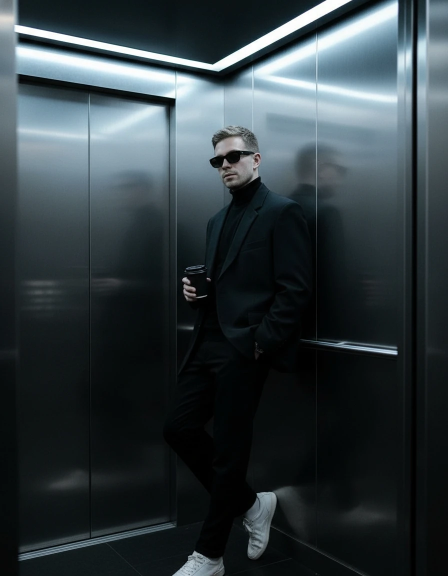
#> input picture apps/web/src/assets/home_page/elevator-flying.webp, 896 x 1152 px (shown at 1/2 size)
$ python -i resize_handler.py   (imports and definitions only)
#> lines starting #> are read from the running program, lines starting #| are printed output that depends on the picture
import os
import io
import json
import logging
import logging.config
from PIL import Image
from google.cloud import storage
from urllib.parse import urlparse
from google.cloud import tasks_v2
from google.protobuf import duration_pb2
from google.cloud.tasks_v2.types import HttpMethod

GCP_STORAGE_BUCKET_NAME = os.getenv("GCP_STORAGE_BUCKET_NAME")
GCP_PROJECT_ID = os.getenv("GCP_PROJECT_ID")
GCP_TASKS_LOCATION = os.getenv("GCP_TASKS_LOCATION")
GCP_TASKS_GENERATION_EVENTS_QUEUE_ID = os.getenv("GCP_TASKS_GENERATION_EVENTS_QUEUE_ID")
GENERATIONS_WORKER_URL = os.getenv("GENERATIONS_WORKER_URL")

LOGGING = {
    "version": 1,
    "disable_existing_loggers": False,
    "formatters": {
        "google_json_formatter": {
            "()": "pythonjsonlogger.jsonlogger.JsonFormatter",
            "format": "%(message)s",
        }
    },
    "handlers": {
        "google_cloud_handler": {
            "class": "google.cloud.logging.handlers.StructuredLogHandler",
            "formatter": "google_json_formatter"
        },
    },
    "root": {
        "handlers": ["google_cloud_handler"],
        "level": "INFO",
    }
}

# [1 line not run here, left out]
# [1 line that did not run here, left out]
# [1 line that did not run here, left out]

# [98 lines left out: functions get_blob_from_url, prepare_resized_image, process_image_resize, create_update_task, not called in this run]

def image_resize(data):
    user_id = data.get("user_id")
    generation_request_id = data.get("generation_request_id")
    input_image_url = data.get("input_image_url")
    output_image_url = data.get("output_image_url")

    if not generation_request_id or not user_id:
        logging.error("Request is missing required fields", extra={'data': data})
        return

    if not input_image_url and not output_image_url:
        logging.error("No URLs to process", extra={'data': data})
        return

    blobs_to_delete = []
    update_data = {}

    try:
        if input_image_url:
            input_blob = get_blob_from_url(input_image_url)

            if input_blob.exists():
                urls = process_image_resize(input_blob, user_id)
                update_data.update(urls)
                blobs_to_delete.append(input_blob)

        if output_image_url:
            output_blob = get_blob_from_url(output_image_url)

            if output_blob.exists():
                urls = process_image_resize(output_blob, user_id)
                update_data.update(urls)
                blobs_to_delete.append(output_blob)

        if update_data:
            update_data['status'] = 'completed'
            create_update_task(generation_request_id, update_data)

        if blobs_to_delete:
            for blob in blobs_to_delete:
                try:
                    blob.delete()
                except Exception as e:
                    logging.error("Failed to delete temporary blob", extra={'generation_request_id': generation_request_id, 'blob_name': blob.name, 'error': str(e)}, exc_info=True)
    except Exception as e:
        logging.error("Failed to process image resize", extra={'data': data, 'error': str(e)}, exc_info=True)

>>> import cv2
>>> picture = cv2.imread('../../apps/web/src/assets/home_page/elevator-flying.webp', cv2.IMREAD_GRAYSCALE)
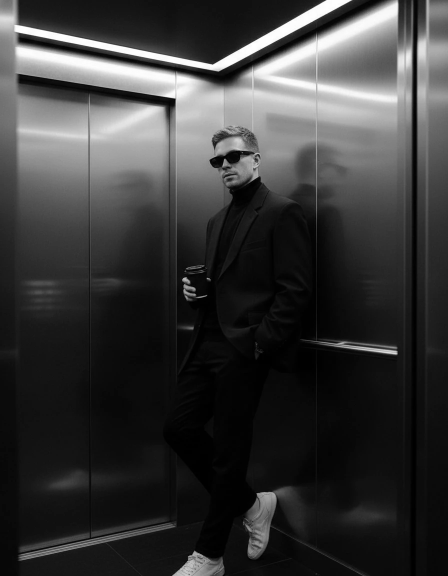
#> picture: shape (1152, 896) (shown at 1/2 size); min 0, max 255, mean 56.8
#> (the run stopped early here; a loop or call above may not have finished)

$ run again, on apps/web/src/assets/home_page/original.webp
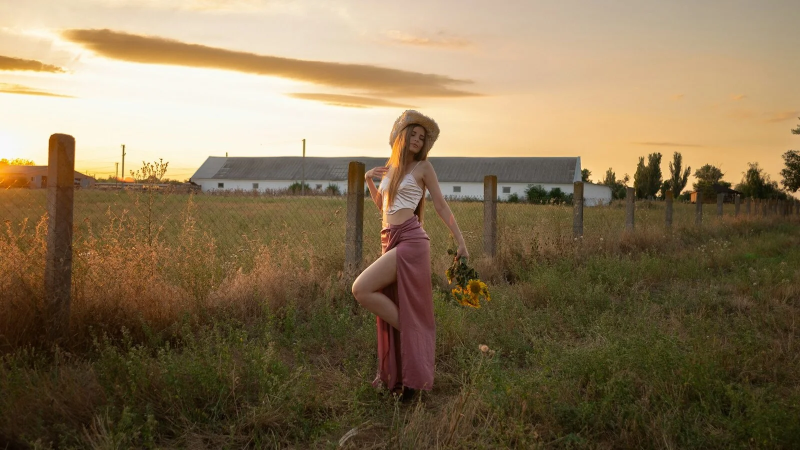
#> input picture apps/web/src/assets/home_page/original.webp, 1600 x 900 px (shown at 1/2 size)
#> `picture = cv2.imread('../../apps/web/src/assets/home_page/elevator-fly..`:
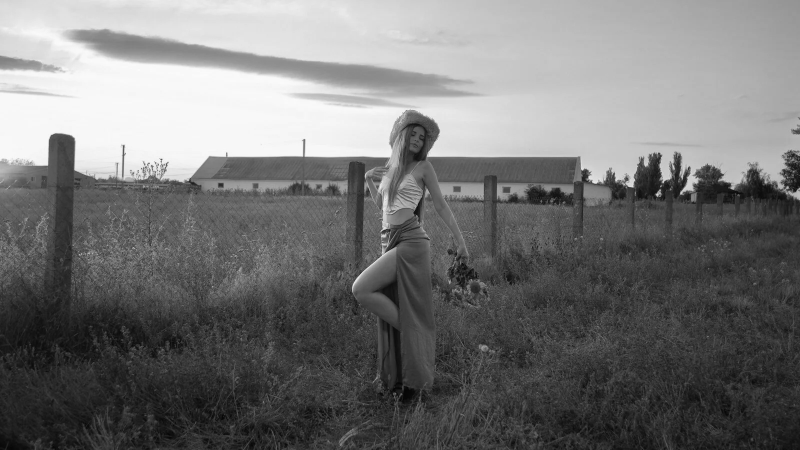
#> picture: shape (900, 1600) (shown at 1/2 size); min 1, max 253, mean 116.8

$ run again, on apps/web/src/assets/home_page/urban-flying.webp
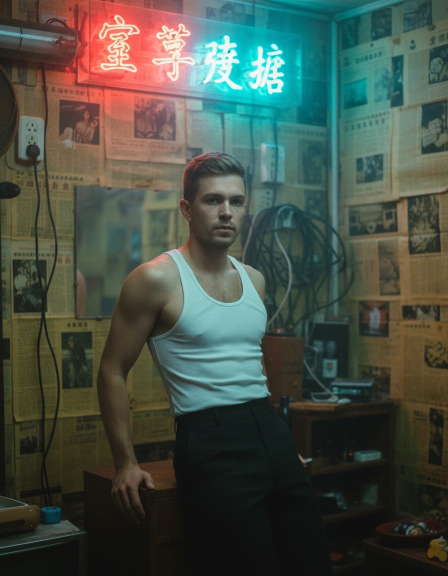
#> input picture apps/web/src/assets/home_page/urban-flying.webp, 896 x 1152 px (shown at 1/2 size)
#> `picture = cv2.imread('../../apps/web/src/assets/home_page/elevator-fly..`:
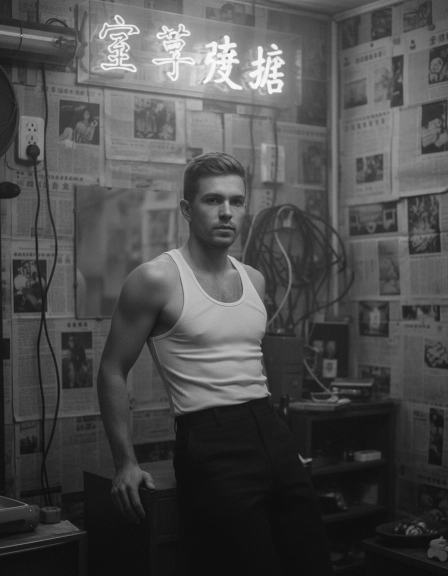
#> picture: shape (1152, 896) (shown at 1/2 size); min 7, max 254, mean 76.1
